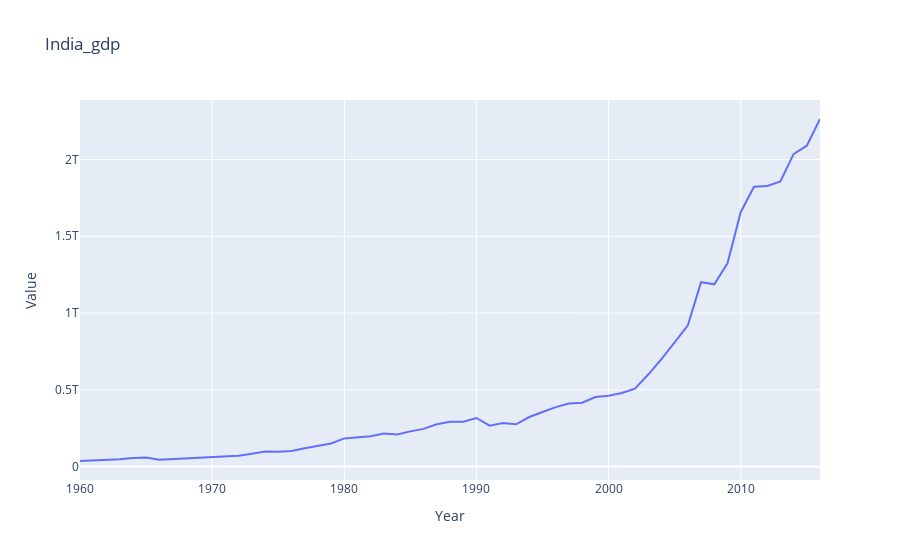

The notebook cell this image was saved under:
### Code cell
data_1=data[data["Country Name"]=="India"]
dia=px.line(data_1,x="Year",y="Value",title="India_gdp")
dia
